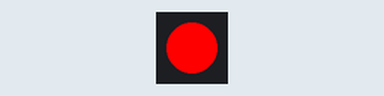
Simulated run of this sketch. Board: Arduino Uno, built with avr-gcc and run on an emulated ATmega328P. Shown: 1 RGB LEDs in strip order, left to right.

Above: at 0.5 s.
At 1.5 s:
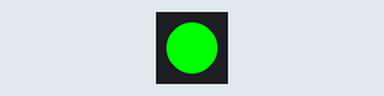
At 5.5 s:
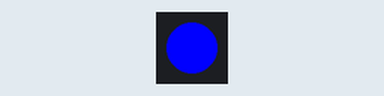
Timing chart, 0 to 6.9 s (numbered marks = the images above):
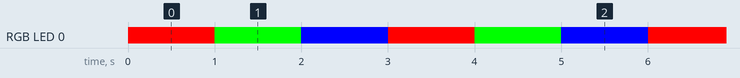

The sketch:

17_attiny_neopixel_tira_x_5_2_botones1.ino
```cpp
#include <Adafruit_NeoPixel.h>
#define PIN 0	 // input pin Neopixel is attached to
#define NUMPIXELS      1 // number of neopixels in strip

Adafruit_NeoPixel pixels = Adafruit_NeoPixel(NUMPIXELS, PIN, NEO_GRB + NEO_KHZ800);

int delayval = 100; // timing delay in milliseconds

void setup() {
  // Initialize the NeoPixel library.
  pixels.begin();
}

void loop() {

  pixels.setPixelColor(0, pixels.Color(255, 0, 0)); // pixels.Color takes RGB values, from 0,0,0 up to 255,255,255
  pixels.show(); // This sends the updated pixel color to the hardware.
  delay(1000);

  pixels.setPixelColor(0, pixels.Color(0, 255, 0)); // pixels.Color takes RGB values, from 0,0,0 up to 255,255,255
  pixels.show(); // This sends the updated pixel color to the hardware.
  delay(1000);

  pixels.setPixelColor(0, pixels.Color(0, 0, 255)); // pixels.Color takes RGB values, from 0,0,0 up to 255,255,255
  pixels.show(); // This sends the updated pixel color to the hardware.
  delay(1000);

}
```

Measured:
- by itself, RGB LED 0: repeats every 3.0 s: RGB(0, 255, 0) 1.0 s, RGB(0, 0, 255) 1.0 s, RGB(255, 0, 0) 1.0 s
- by itself, everything shown: repeats every 3.0 s, in 3 steps
